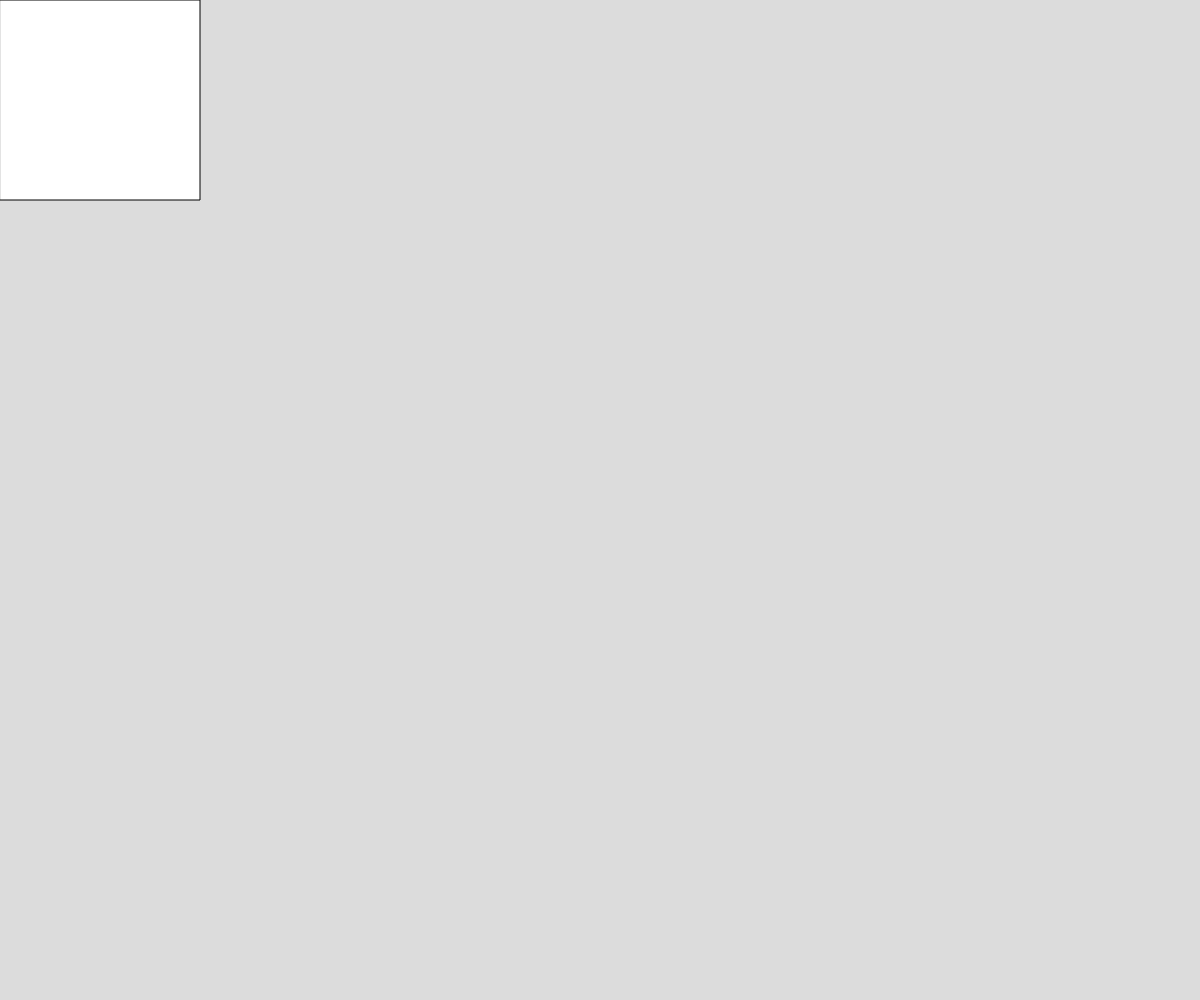
Frame 1 (no input)
Frame 60 (no input): identical to frame 1, image omitted
Frame 120 (the mouse pressed at the canvas centre since frame 60): blank canvas, image omitted

The p5.js sketch that drew this single still picture (run headless with seeded random() and noise() and a simulated clock; from frame 60 on, the mouse is pressed at the canvas centre):

// p5.js sketch
// ── sketch.js
// translate
// Your Name
// Date
//
// Extra for Experts:
// - describe what you did to take this project "above and beyond"


function setup() {
  createCanvas(windowWidth, windowHeight);
  angleMode(DEGREES);
  rectMode(CENTER);
}

function draw() {
  background(220);
  translate(100,100);  // moves the origin
  rotate(mouseX);
  square(mouseY, 0, 200);

}
